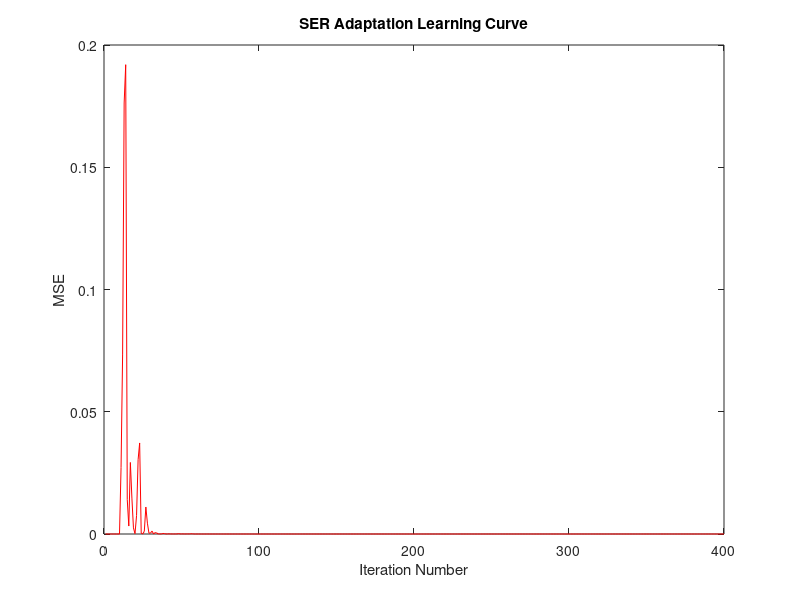

The MATLAB script that drew this image:
clear all, close all, clc
% SER Channel Adaptation
numPoints = 5000;
numTaps = 10; % Channel order
N=32; % Number of filter coefficients.
x = randn(numPoints,1);
h = [1 -1 0.89]; % Channel
h = h/max(h); % Normalize channel
sigma2_n = 0.001; % Noise power.
mu_max = 1/(N*(sum(h.^2)+sigma2_n)); % Maximum step size 
Mu = mu_max * 0.04; % iteration step size
D = 5; % Delay factor. 
d = filter(h, D, x); % Generate desired signal.
w = [];
y = [];
in = []; 
e = []; 
w = zeros(numTaps+1,1);

% SER for Adaptive filter
Q = 100*eye(numTaps+1);
alpha = 0.95;
for n  = numTaps+1 : 400    
    in = x(n : -1 : n-numTaps) ;
    y(n) = w'*in;    
    e(n) = d(n)-y(n); % Compute error
    S = Q*in;
    r = alpha+in'*S;
    Q = (1/alpha)*(Q - (1/r)*(S*S'));
    w = w + 2*0.05*(1-alpha^(n+1))/(1-alpha)*Q*e(n)*in;
end
MSE = abs(e).^2;  % Mean Square Error (MSE).
% hold on
% semilogy(abs(e));
% plot(abs(e));
figure
plot(MSE, 'r')
title('SER Adaptation Learning Curve');
xlabel('Iteration Number');
ylabel('MSE');
% legend('LMS', 'SER')